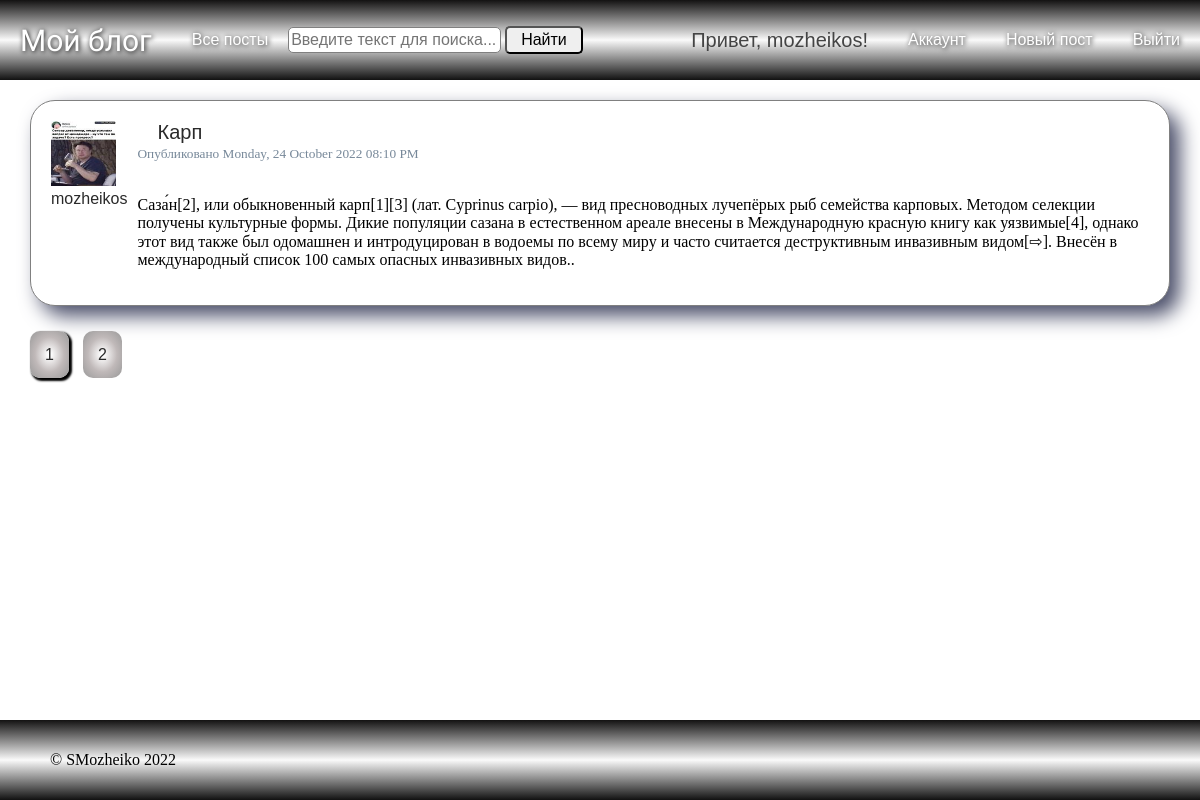
/posts/allpost?page=2 (signed in), run on the app's committed database.
### blog_flask/models.py (models this page shows, shortened)
class User(db.Model, UserMixin):
    id = db.Column(db.Integer, primary_key=True)
    username = db.Column(db.String(20), unique=True, nullable=False)
    email = db.Column(db.String(120), unique=True, nullable=False)
    avatar = db.Column(db.String(100), nullable=False, default='default.png')
    password = db.Column(db.String(100), nullable=False)
    posts = db.relationship(
        'Post',
        back_populates='author',
        lazy=True,
        uselist=True
    )

class Post(db.Model):
    id = db.Column(db.Integer, primary_key=True)
    title = db.Column(db.String(100), nullable=False)
    created_at = db.Column(db.DateTime, nullable=False, default=datetime.datetime.utcnow())
    content = db.Column(db.Text, nullable=False)
    user_id = db.Column(
        db.Integer, db.ForeignKey(
            'user.id',
            ondelete='CASCADE',
            onupdate='CASCADE'
        ), nullable=False
    )
    author = db.relationship(
        User,
        back_populates='posts',
        uselist=False
    )

### blog_flask/posts/routes.py (the view)
@posts.route('/allpost', methods=['GET', 'POST'])
@login_required
def allpost():
    page = request.args.get('page', 1, type=int)
    search = request.args.get('search', None, type=str)
    if search:
        posts_list = Post.query.filter(
            or_(
                Post.title.contains(search),
                Post.content.contains(search)
            )
        ).order_by(
            Post.created_at.desc()
        ).paginate(
            page=page, per_page=5
        )
    else:
        posts_list = Post.query.order_by(Post.created_at.desc()).paginate(
            page=page, per_page=5
        )
    return render_template('allpost.html', posts=posts_list)

### blog_flask/context_processsors.py
class SearchForm(FlaskForm):
    search = StringField(
        label='Поиск',
        validators=[DataRequired()]
    )
    find = SubmitField(
        label='Найти'
    )

### blog_flask/models.py (called while the page is built)
@login_manager.user_loader
def load_user(user_id):
    return User.query.get(int(user_id))

### run.py (called while the page is built)
@app.context_processor
def search():
    form = SearchForm()
    return dict(search=form)

@app.context_processor
def year():
    today_year = datetime.datetime.now().year
    return dict(year=today_year)

### blog_flask/templates/allpost.html
{% extends "layout.html" %}
{% block content %}
  {% for post in posts.items %}
  <div class="content-card">
    <div class="card-author">
      <img class="article-img" src="{{ url_for('static', filename='profile_pictures/' + post.author.avatar) }}">
      <a class="navbar-user card-title card-author" href="{{ url_for('users.user_posts', username=post.author.username) }}" id="author">{{ post.author.username }}</a>
    </div>
    <div class="card">
      <div class="card-body">
        <h4 class="card-title"><a class="navbar-user card-title" href="{{ url_for('posts.post', post_id=post.id) }}">{{ post.title }}</a></h4>
        <small>Опубликовано {{ post.created_at.strftime('%A, %d %B %Y %I:%M %p') }}</small>
        <br>
        <br>
        <p class="card-text">{{ post.content }}</p>
      </div>
    </div>
  </div>
  {% endfor %}
  <div class="pagination">
    {% for page_num in posts.iter_pages(left_edge=1, right_edge=1, left_current=1, right_current=2) %}
    {% if page_num %}
      {% if posts.page == page_num %}
        <a class="paginate-button selected-page" href="{{ url_for('posts.allpost', page=page_num) }}">{{ page_num }}</a>
      {% else %}
        <a class="paginate-button" href="{{ url_for('posts.allpost', page=page_num) }}">{{ page_num }}</a>
      {% endif %}
    {% else %}
      ...
    {% endif %}
  {% endfor %}
  </div>
{% endblock content %}

### blog_flask/templates/layout.html (shortened to what this page needs)
<!DOCTYPE html>
<html>
<head>
    <link rel="stylesheet" type="text/css" href="{{ url_for('static', filename='main.css') }}">
</head>
<body>
    <div class="body">
        <div class="wrapper">
          <div class="navbar">
            <div class="navbar-main">
                <a class="navbar-brand" href="/">Мой блог</a>
                <a href="{{ url_for('posts.allpost') }}" class="nav-link nav-item navigation-links">
                    Все посты
                </a>
                <form class="search" action="{{ url_for('posts.allpost') }}" method="get">
                    {{ search.search(class="search-input", placeholder="Введите текст для поиска...") }}
                    {{ search.find(class="search-button") }}
                </form>
            </div>
            <div class="navbar-profile">
                {% if current_user.is_authenticated %}
                    <h4 class="navbar-user">Привет, {{ current_user.username }}!</h4>
                    <a href="{{ url_for('users.account') }}" class="nav-link nav-item navigation-links">
                        Аккаунт
                    </a>
                    <a href="{{ url_for('posts.publish') }}" class="nav-link nav-item navigation-links">
                        Новый пост
                    </a>
                    <a href="{{ url_for('users.logout') }}" class="nav-link nav-item navigation-links">
                        Выйти
                    </a>
                {% endif %}
            </div>
          </div>
            <div class="content">
              {% block content %}{% endblock %}
            </div>
        </div>
        <div class="footer">
            &copy; SMozheiko {{ year }}
        </div>
    </div>
</body>
</html>

### blog_flask/static/main.css (style rules this page uses)
body { margin: 0; padding: 0; }
.body { display: flex; flex-direction: column; min-height: 100vh; }
.wrapper { flex-grow: 1; }
.navbar, .footer { display: flex; height: 80px; align-items: center; position: sticky; justify-content: space-between; background: linear-gradient(rgb(19, 18, 18), rgb(250, 250, 250), rgb(17, 17, 17)); }
.footer { padding: 0 50px; box-sizing: border-box; }
.navbar-main, .navbar-profile { display: flex; align-items: center; }
.navbar-brand { text-decoration: none; font-size: 30px; font-family: 'Stalinist One', cursive; font-weight: normal; margin: 20px; color: white; text-shadow: 1px 1px 5px black; }
.navbar-user { font-size: 20px; font-family: Impact, Charcoal, sans-serif; font-weight: normal; margin: 20px; }
.nav-link { text-decoration: none; font-size: 16px; font-family: Impact, Charcoal, sans-serif; font-weight: normal; margin: 20px; color: white; text-shadow: 1px 1px 5px black; }
.search input { line-height: 20px; font-size: 16px; font-family: Ubuntu, sans-serif; font-weight: normal; border-radius: 5px; }
.search-input { padding: 2px; color: black; border: 1px solid gray; }
.search-button { padding: 2px 14px; cursor: pointer; color: black; }
.content { position: relative; display: flex; flex-direction: column; margin: 0 auto; padding: 0; max-width: 1140px; background-color: #fff; justify-content: flex-start; }
.pagination { margin: 20px 0; }
.paginate-button { margin-right: 10px; padding: 15px; border-radius: 10px; box-sizing: border-box; box-shadow: 2px 2px 2px 1px black; font-family: Impact, Charcoal, sans-serif; text-decoration: none; color: #2a2a2a; background: radial-gradient(white 5%, rgb(192, 185, 185), rgb(152, 152, 152)); }
.selected-page { box-shadow: none; }
h1, h2, h3, h4, h5, h6 { margin: 0; color: #444444; }
.content-card { display: flex; padding: 20px; border: 1px solid grey; border-radius: 25px; background-color: white; box-shadow: 10px 10px 20px #4a4e69; margin: 20px 0; }
.card { margin-left: 10px; }
.card-title { text-decoration: none; color: #2a2a2a; }
.card-author { font-size: 16px; margin: 0; }
.article-img { height: 65px; width: 65px; padding: 0; margin: 0; }
small { color: lightslategrey; }

### data on the page
User: username "mozheikos"
Post: avatar (picture), author.username "mozheikos", title "Карп", created_at "Monday, 24 October 2022 08:10 PM", content "Саза́н[2], или обыкновенный карп[1][3] (лат. Cyprinus carpio), — вид пресноводных лучепёрых рыб семейства карповых. Методом селекции получены культурные формы. Дикие популяции сазана в естественном ареале внесены в Международную красную книгу как уязвимые[4], однако этот вид также был одомашнен и интродуцирован в водоемы по всему миру и часто считается деструктивным инвазивным видом[⇨]. Внесён в международный список 100 самых опасных инвазивных видов.."

### other printed values
{{ page_num }} "1"
{{ page_num }} "2"
